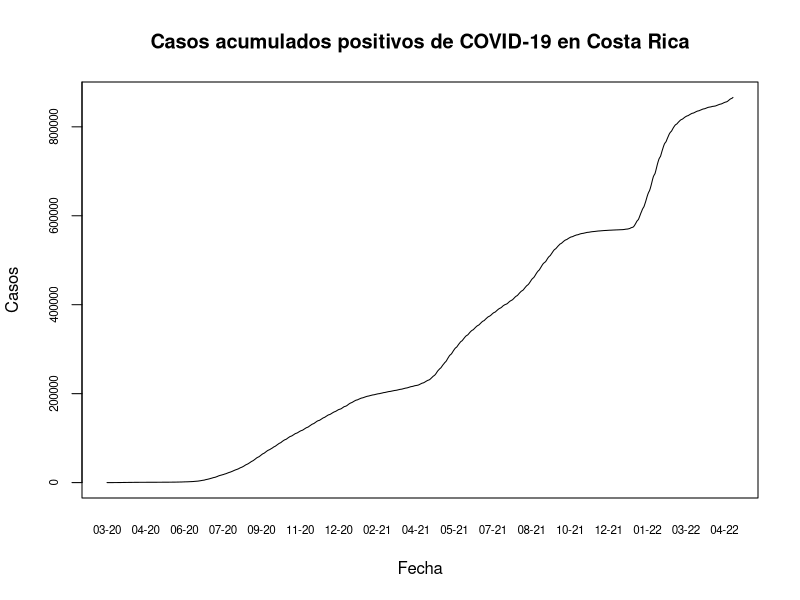
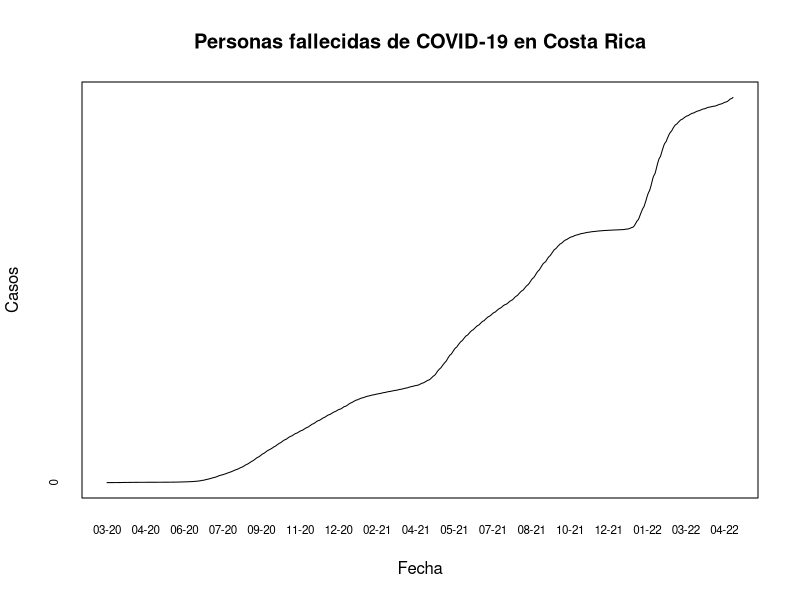
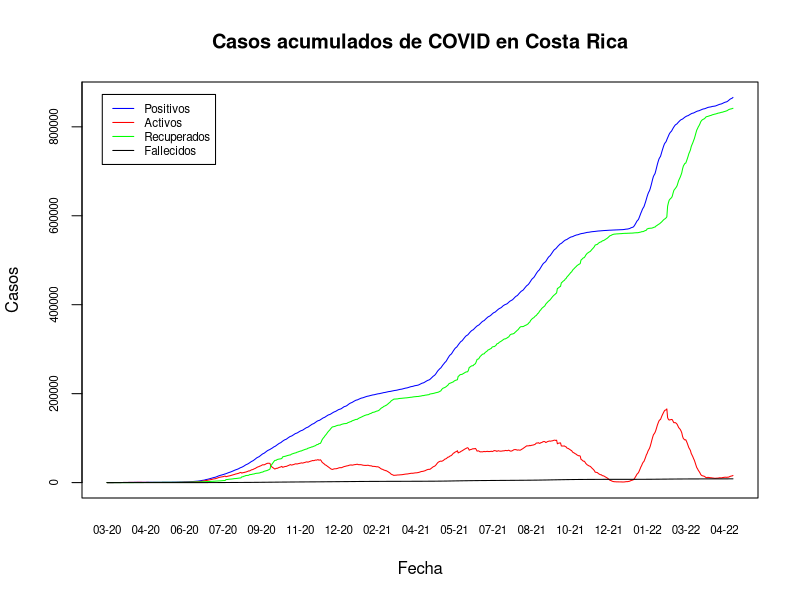

R code for these plots, in order:
## ---- chunk 1
knitr::opts_chunk$set(echo = TRUE)
## ---- chunk 2
covid <- read.csv(file = "05_10_22_CSV_GENERAL.csv", sep = ";")
## ---- chunk 3
options(scipen = 7)

## ---- chunk 4
covid$FECHA <- as.Date(covid$FECHA, format = "%d/%m/%Y")

## ---- chunk 5
plot(
  covid$FECHA,
  covid$positivos,
  type = "l",
  xaxt = "n",
  yaxt = "n",
  main = "Casos acumulados positivos de COVID-19 en Costa Rica",
  xlab = "Fecha",
  ylab = "Casos"
)

axis(side = 1,
     covid$FECHA,
     tick = FALSE,
     format(covid$FECHA, "%m-%y"),
     cex.axis = .7)

axis(
  side = 2,
  covid$positivos,
  labels = TRUE,  
  at = seq(0, 1000000, by = 200000),
  cex.axis = .7
)

## ---- chunk 6
plot(
  covid$FECHA,
  covid$positivos,
  type = "l",
  xaxt = "n",
  yaxt = "n",
  main = "Personas fallecidas de COVID-19 en Costa Rica",
  xlab = "Fecha",
  ylab = "Casos"
)

axis(side = 1,
     covid$FECHA,
     tick = FALSE,
     format(covid$FECHA, "%m-%y"),
     cex.axis = 0.7)

axis(
  side = 2,
  covid$fallecidos,
  labels = TRUE,  
  at = seq(0, 10000, by = 2000),
  cex.axis = .7
)

## ---- chunk 7

plot(
  covid$FECHA,
  covid$positivos,
  type = "l",
  xaxt = "n",
  yaxt = "n",
  main = "Casos acumulados de COVID en Costa Rica",
  xlab = "Fecha",
  ylab = "Casos",
  col = "blue"
)

#Cambiar el color de las lineas

lines(covid$FECHA, covid$activos, col="red")

lines(covid$FECHA, covid$RECUPERADOS, col="green")

lines(covid$FECHA, covid$fallecidos, col="black")

#Para colocar un cuadro con la leyenda del gráfico, debe colocarse en el mismo orden en el que se colocaron los datos

legend(
  x = "topleft",
  inset = 0.03,
  legend = c("Positivos", "Activos", "Recuperados", "Fallecidos"),
  col = c("blue", "red", "green", "black"),
  lty = 1,
  cex = 0.7)


axis(side = 1,
     covid$FECHA,
     tick = FALSE,
     format(covid$FECHA, "%m-%y"),
     cex.axis = .7)

axis(
  side = 2,
  covid$positivos,
  labels = TRUE,  
  at = seq(0, 1000000, by = 200000),
  cex.axis = .7
)
